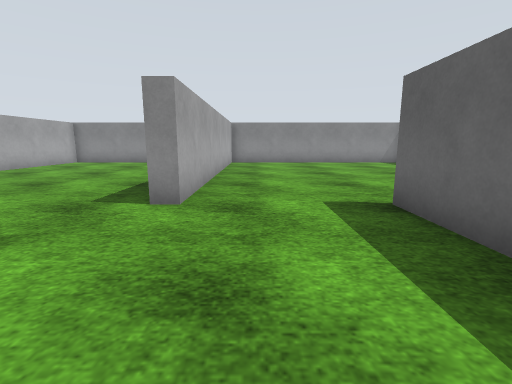
[1] (above)

16 first-person views from a walk through a world built for the Gazebo simulator. The camera is 1 m above the floor, tilts 10° down and sees 85° across. The floor is counted in squares, 1 m on a side. Each view is taken from the middle of a square. On the plan, view 1 faces up. The plan holds only what a view shows up to about 12 squares ahead; the rest is blank. Gazebo's built-in surfaces are drawn with simple patterns.

[2]
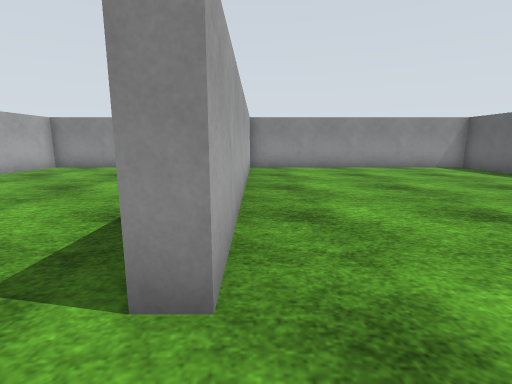

[3]
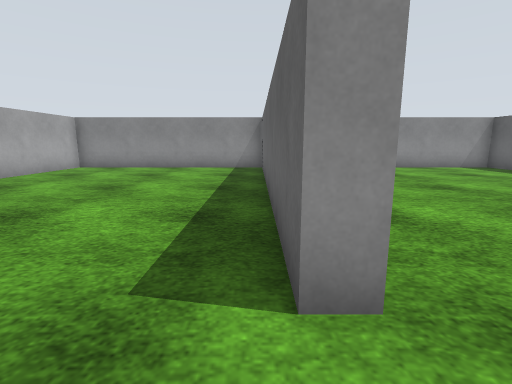

[4]
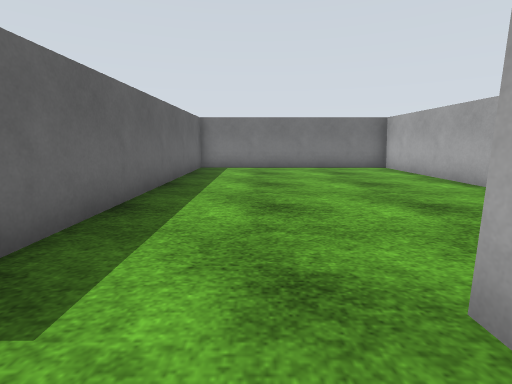

[5]
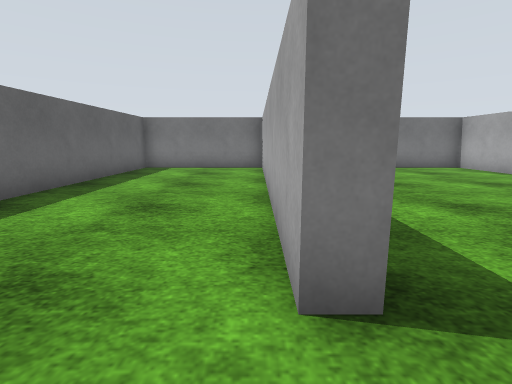

[6]
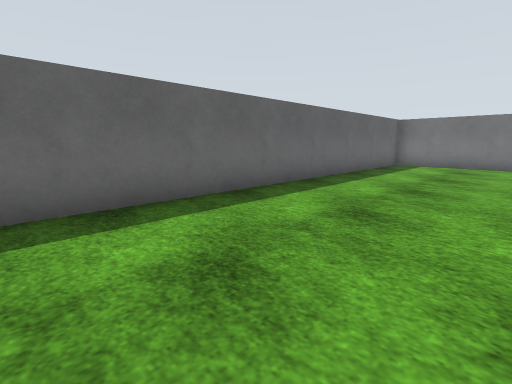

[7]
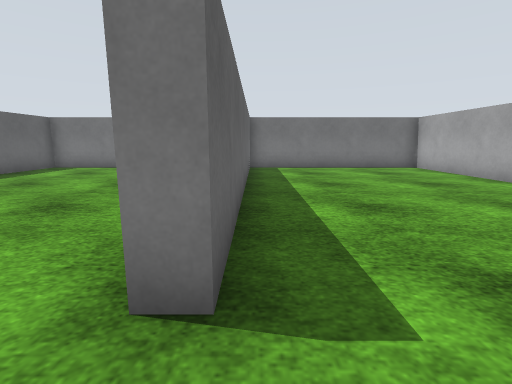

[8]
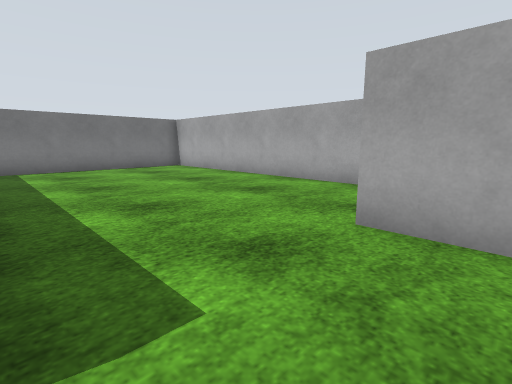

[9]
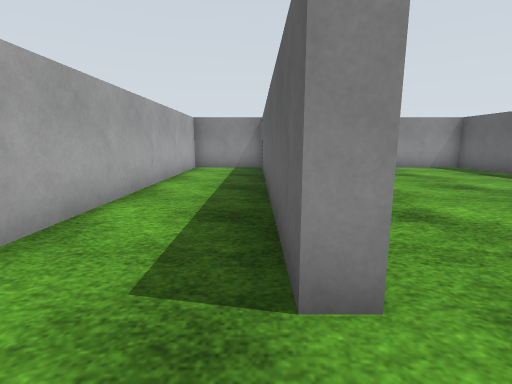

[10]
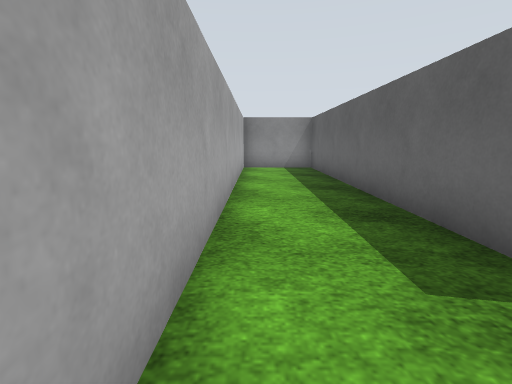

[11]
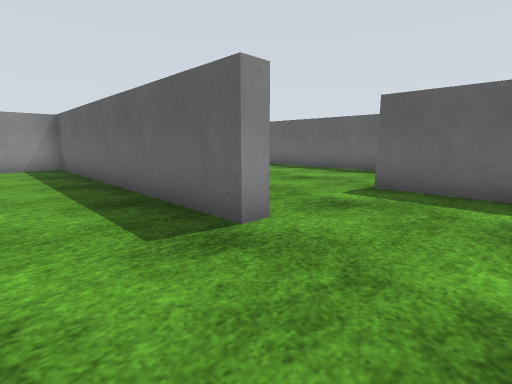

[12]
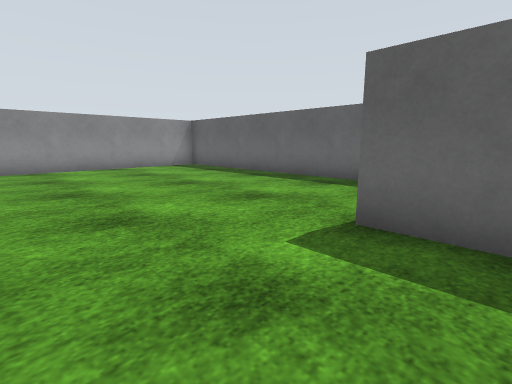

[13]
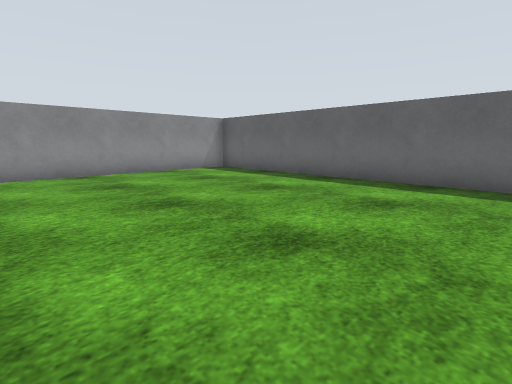

[14]
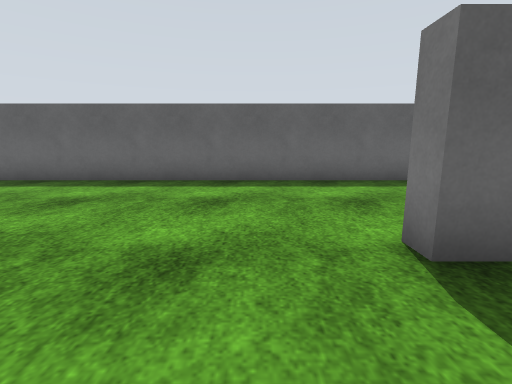

[15]
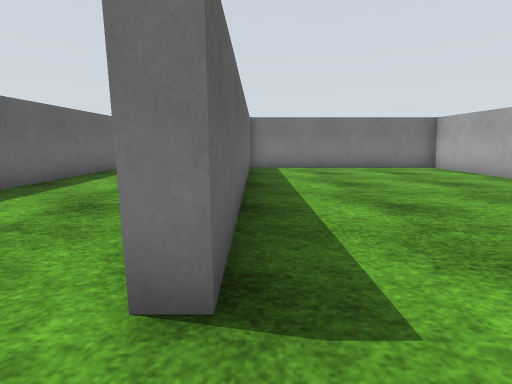

[16]
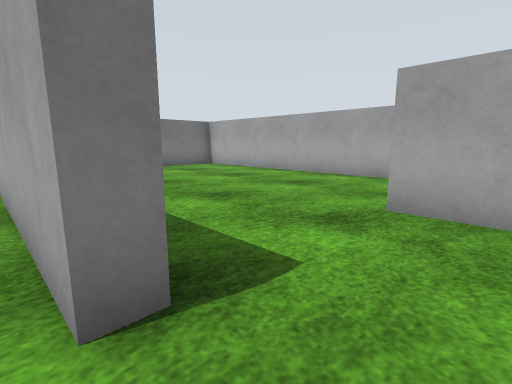

### Floor plan
Points are (right, up) in squares from view 1. A wall is a line through its corners. A room is listed if a view was taken in it or the views show most of it. See-through windows are left out.
Room 1 (views 1, 2, 3, 4, 5, 6, 7, 8, 9, 10, 11, 12, 13, 14, 15, 16)
walls: (-5.3, 3.1) (-5.3, -5.5) (2.2, -5.5) (2.2, 4.5) (2.7, 4.5) (2.7, -5.5) (7.5, -5.5) (7.5, 14.5) (-1.2, 14.5); (-9.2, 6) (-9.2, 4.5) (-9.7, 4.5) (-9.7, 14.5) (-12.5, 14.5) (-12.5, -5.5) (-5.8, -5.5); (-5.7, -4.5) (-5.7, 4.5) (-5.2, 4.5); (-1.3, 13.5) (-1.3, 4.5) (-1.7, 4.5) (-1.7, 14.5) (-9.2, 14.5) (-9.2, 10.1)

Where each view was taken, in squares from view 1:
view 1: 0 up, 0 right, facing up
view 2: 3 up, 1 left, facing up
view 3: 3 up, 2 left, facing up
view 4: 6 up, 0 right, facing down
view 5: 6 up, 3 right, facing down
view 6: 8 up, 3 right, facing down-right
view 7: 6 up, 6 left, facing down
view 8: 6 up, 6 left, facing down-left
view 9: 3 up, 10 left, facing up
view 10: 3 up, 12 left, facing up
view 11: 2 up, 12 left, facing up-right
view 12: 3 up, 9 left, facing up-right
view 13: 5 up, 0 right, facing up-right
view 14: 6 up, 0 right, facing right
view 15: 6 up, 2 right, facing down
view 16: 6 up, 3 right, facing down-left
